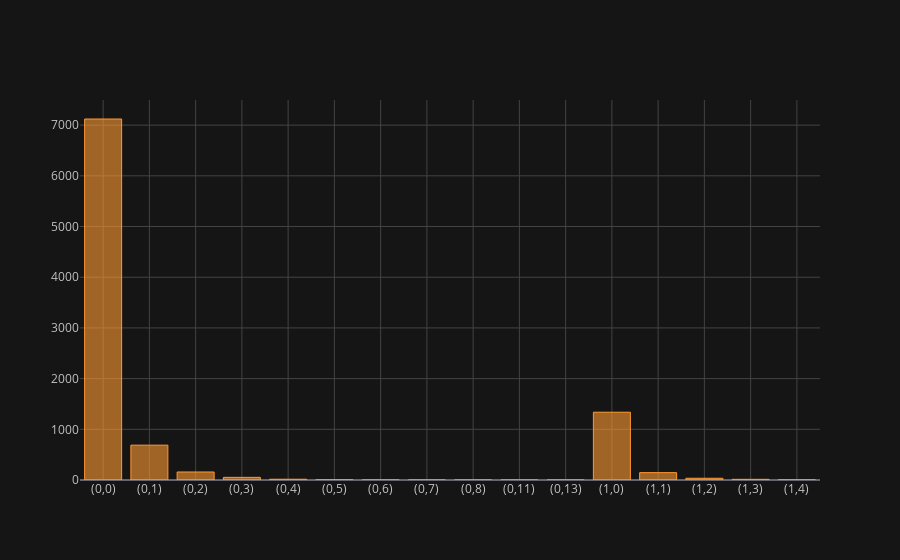

Notebook cell for this chart:
### Markdown cell above
## Many borrower who have paid the loan have a good record (don't have public derogatory records)

### Code cell
tdf['delinq_2yrs'].value_counts().iplot(kind='bar')

### Figure 1 — Plotly figure (JSON) as saved in the notebook; plotly's stock layout.template omitted (floating-point values rounded to 4 significant figures)
{"data": [{"marker": {"color": "rgba(255, 153, 51, 0.6)", "line": {"color": "rgba(255, 153, 51, 1.0)", "width": 1}}, "name": "delinq_2yrs", "orientation": "v", "text": "", "type": "bar", "x": ["(0,0)", "(0,1)", "(0,2)", "(0,3)", "(0,4)", "(0,5)", "(0,6)", "(0,7)", "(0,8)", "(0,11)", "(0,13)", "(1,0)", "(1,1)", "(1,2)", "(1,3)", "(1,4)"], "y": [7121, 687, 158, 52, 15, 6, 2, 1, 1, 1, 1, 1337, 145, 34, 13, 4]}], "layout": {"legend": {"bgcolor": "#151516", "font": {"color": "#D9D9D9"}}, "paper_bgcolor": "#151516", "plot_bgcolor": "#151516", "title": {"font": {"color": "#D9D9D9"}}, "xaxis": {"gridcolor": "#434343", "showgrid": true, "tickfont": {"color": "#C2C2C2"}, "title": {"font": {"color": "#D9D9D9"}, "text": ""}, "zerolinecolor": "#666570"}, "yaxis": {"gridcolor": "#434343", "showgrid": true, "tickfont": {"color": "#C2C2C2"}, "title": {"font": {"color": "#D9D9D9"}, "text": ""}, "zerolinecolor": "#666570"}}}
